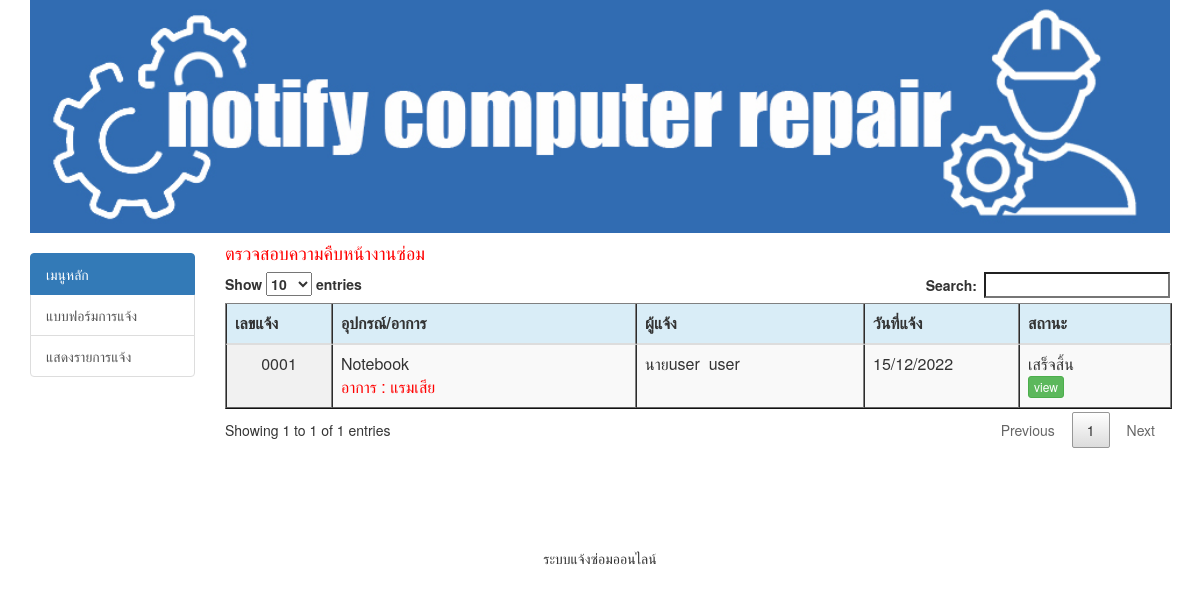
The app's page /showlist.php with its own data.
### tables this page shows
CREATE TABLE `tbl_device_case` (
  `pd_number` int(4) UNSIGNED ZEROFILL NOT NULL COMMENT 'เลขที่แจ้งปัญหา',
  `der_id` int(11) NOT NULL COMMENT 'รหัสเครื่อง',
  `der_name` varchar(50) NOT NULL COMMENT 'ชื่ออุปกรณ์',
  `pd_detail` varchar(50) NOT NULL COMMENT 'รายละเอียดการแจ้ง',
  `pd_date` date NOT NULL COMMENT 'วันที่',
  `pd_intail` varchar(10) NOT NULL COMMENT 'คำนำหน้า',
  `pd_name` varchar(50) NOT NULL COMMENT 'ชื่อ',
  `pd_lname` varchar(50) NOT NULL COMMENT 'นามสกุล',
  `pd_position` varchar(50) NOT NULL COMMENT 'ตำแหน่ง',
  `pd_tell` varchar(10) NOT NULL COMMENT 'เบอร์โทร',
  `pd_email` varchar(100) NOT NULL COMMENT 'อีเมลล์',
  `st_id` int(11) NOT NULL,
  `datesave` timestamp NOT NULL DEFAULT current_timestamp() COMMENT 'วันเวลาที่เพิ่มข้อมูล'
);

CREATE TABLE `tbl_status` (
  `st_id` int(11) NOT NULL,
  `st_name` varchar(50) NOT NULL
);

### showlist_all.php (the view, shortened to what this page needs)
<?php require_once('Connections/Repair.php');
$query_newsca = "
SELECT * FROM tbl_device_case as d, tbl_status  as t
WHERE d.st_id=t.st_id ORDER BY d.pd_number DESC";
$newsca = mysqli_query($condb, $query_newsca) or die(mysqli_error($condb));
$row_newsca = mysqli_fetch_assoc($newsca);
$totalRows_newsca =mysqli_num_rows($newsca);
?>
<body>
  <h4 style="color:red"> ตรวจสอบความคืบหน้างานซ่อม  </h4>
  <table width="100%" border="1" cellspacing="0" class="display table table-hover" id="example">
    <thead>
      <tr class="info">
        <th width="7%">เลขแจ้ง</th>
        <th width="20%">อุปกรณ์/อาการ</th>
      <th width="15%">ผู้แจ้ง</td>
      <th width="10%">วันที่แจ้ง</th>
      <th width="10%">สถานะ</th>
    </tr>
  </thead>
  <?php if($totalRows_newsca > 0){ ?>
  <?php do { ?>
  <tr>
    <td align="center"><?php echo $row_newsca['pd_number']; ?></td>
    <td>
      <?php echo $row_newsca['der_name']; ?>
      <br>
      <font color="red">
      อาการ : <?php echo $row_newsca['pd_detail']; ?>
      </font>
    </td>
    <td><?php echo $row_newsca['pd_intail']; ?><?php echo $row_newsca['pd_name']; ?>&nbsp; <?php echo $row_newsca['pd_lname']; ?></td>
    <td><?php echo date('d/m/Y',strtotime($row_newsca['datesave'])); ?></td>
    <td><?php echo $row_newsca['st_name']; ?> <br>
      <?php if($row_newsca['st_id']==3){ ?>
      <a href="complete_detail.php?pd_number=<?php echo $row_newsca['pd_number'];?>" target="_blank" class="btn btn-success btn-xs">
      view </a>
    <?php }?></td>
  </tr>
  <?php } while ($row_newsca = mysqli_fetch_assoc($newsca)); ?>
  <?php } ?>
</table>
</body>
</html>

### records on screen
tbl_device_case: pd_number "0001", der_name "Notebook", pd_detail "แรมเสีย", pd_intail "นาย", pd_name "user", pd_lname "user", datesave "15/12/2022", st.st_name "เสร็จสิ้น"
